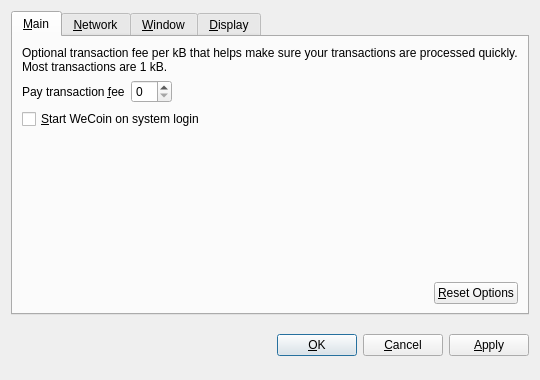
<?xml version="1.0" encoding="UTF-8"?>
<ui version="4.0">
 <class>OptionsDialog</class>
 <widget class="QDialog" name="OptionsDialog">
  <property name="geometry">
   <rect>
    <x>0</x>
    <y>0</y>
    <width>540</width>
    <height>380</height>
   </rect>
  </property>
  <property name="windowTitle">
   <string>Options</string>
  </property>
  <property name="modal">
   <bool>true</bool>
  </property>
  <layout class="QVBoxLayout" name="verticalLayout">
   <item>
    <widget class="QTabWidget" name="tabWidget">
     <property name="tabPosition">
      <enum>QTabWidget::North</enum>
     </property>
     <property name="currentIndex">
      <number>0</number>
     </property>
     <widget class="QWidget" name="tabMain">
      <attribute name="title">
       <string>&amp;Main</string>
      </attribute>
      <layout class="QVBoxLayout" name="verticalLayout_Main">
       <item>
        <widget class="QLabel" name="transactionFeeInfoLabel">
         <property name="text">
          <string>Optional transaction fee per kB that helps make sure your transactions are processed quickly. Most transactions are 1 kB.</string>
         </property>
         <property name="textFormat">
          <enum>Qt::PlainText</enum>
         </property>
         <property name="wordWrap">
          <bool>true</bool>
         </property>
        </widget>
       </item>
       <item>
        <layout class="QHBoxLayout" name="horizontalLayout_1_Main">
         <item>
          <widget class="QLabel" name="transactionFeeLabel">
           <property name="text">
            <string>Pay transaction &amp;fee</string>
           </property>
           <property name="textFormat">
            <enum>Qt::PlainText</enum>
           </property>
           <property name="buddy">
            <cstring>transactionFee</cstring>
           </property>
          </widget>
         </item>
         <item>
          <widget class="BitcoinAmountField" name="transactionFee"/>
         </item>
         <item>
          <spacer name="horizontalSpacer_1_Main">
           <property name="orientation">
            <enum>Qt::Horizontal</enum>
           </property>
           <property name="sizeHint" stdset="0">
            <size>
             <width>40</width>
             <height>20</height>
            </size>
           </property>
          </spacer>
         </item>
        </layout>
       </item>
       <item>
        <widget class="QCheckBox" name="bitcoinAtStartup">
         <property name="toolTip">
          <string>Automatically start WeCoin after logging in to the system.</string>
         </property>
         <property name="text">
          <string>&amp;Start WeCoin on system login</string>
         </property>
        </widget>
       </item>
       <item>
        <spacer name="verticalSpacer_Main">
         <property name="orientation">
          <enum>Qt::Vertical</enum>
         </property>
         <property name="sizeHint" stdset="0">
          <size>
           <width>20</width>
           <height>40</height>
          </size>
         </property>
        </spacer>
       </item>
       <item>
        <layout class="QHBoxLayout" name="horizontalLayout_2_Main">
         <item>
          <spacer name="horizontalSpacer_2_Main">
           <property name="orientation">
            <enum>Qt::Horizontal</enum>
           </property>
           <property name="sizeHint" stdset="0">
            <size>
             <width>40</width>
             <height>20</height>
            </size>
           </property>
          </spacer>
         </item>
         <item>
          <widget class="QPushButton" name="resetButton">
           <property name="toolTip">
            <string>Reset all client options to default.</string>
           </property>
           <property name="text">
            <string>&amp;Reset Options</string>
           </property>
           <property name="autoDefault">
            <bool>false</bool>
           </property>
          </widget>
         </item>
        </layout>
       </item>
      </layout>
     </widget>
     <widget class="QWidget" name="tabNetwork">
      <attribute name="title">
       <string>&amp;Network</string>
      </attribute>
      <layout class="QVBoxLayout" name="verticalLayout_Network">
       <item>
        <widget class="QCheckBox" name="mapPortUpnp">
         <property name="toolTip">
          <string>Automatically open the WeCoin client port on the router. This only works when your router supports UPnP and it is enabled.</string>
         </property>
         <property name="text">
          <string>Map port using &amp;UPnP</string>
         </property>
        </widget>
       </item>
       <item>
        <widget class="QCheckBox" name="connectSocks">
         <property name="toolTip">
          <string>Connect to the WeCoin network through a SOCKS proxy (e.g. when connecting through Tor).</string>
         </property>
         <property name="text">
          <string>&amp;Connect through SOCKS proxy:</string>
         </property>
        </widget>
       </item>
       <item>
        <layout class="QHBoxLayout" name="horizontalLayout_Network">
         <item>
          <widget class="QLabel" name="proxyIpLabel">
           <property name="text">
            <string>Proxy &amp;IP:</string>
           </property>
           <property name="textFormat">
            <enum>Qt::PlainText</enum>
           </property>
           <property name="buddy">
            <cstring>proxyIp</cstring>
           </property>
          </widget>
         </item>
         <item>
          <widget class="QValidatedLineEdit" name="proxyIp">
           <property name="maximumSize">
            <size>
             <width>140</width>
             <height>16777215</height>
            </size>
           </property>
           <property name="toolTip">
            <string>IP address of the proxy (e.g. 127.0.0.1)</string>
           </property>
          </widget>
         </item>
         <item>
          <widget class="QLabel" name="proxyPortLabel">
           <property name="text">
            <string>&amp;Port:</string>
           </property>
           <property name="textFormat">
            <enum>Qt::PlainText</enum>
           </property>
           <property name="buddy">
            <cstring>proxyPort</cstring>
           </property>
          </widget>
         </item>
         <item>
          <widget class="QLineEdit" name="proxyPort">
           <property name="maximumSize">
            <size>
             <width>55</width>
             <height>16777215</height>
            </size>
           </property>
           <property name="toolTip">
            <string>Port of the proxy (e.g. 9050)</string>
           </property>
          </widget>
         </item>
         <item>
          <widget class="QLabel" name="socksVersionLabel">
           <property name="text">
            <string>SOCKS &amp;Version:</string>
           </property>
           <property name="textFormat">
            <enum>Qt::PlainText</enum>
           </property>
           <property name="buddy">
            <cstring>socksVersion</cstring>
           </property>
          </widget>
         </item>
         <item>
          <widget class="QValueComboBox" name="socksVersion">
           <property name="toolTip">
            <string>SOCKS version of the proxy (e.g. 5)</string>
           </property>
          </widget>
         </item>
         <item>
          <spacer name="horizontalSpacer_Network">
           <property name="orientation">
            <enum>Qt::Horizontal</enum>
           </property>
           <property name="sizeHint" stdset="0">
            <size>
             <width>40</width>
             <height>20</height>
            </size>
           </property>
          </spacer>
         </item>
        </layout>
       </item>
       <item>
        <spacer name="verticalSpacer_Network">
         <property name="orientation">
          <enum>Qt::Vertical</enum>
         </property>
         <property name="sizeHint" stdset="0">
          <size>
           <width>20</width>
           <height>40</height>
          </size>
         </property>
        </spacer>
       </item>
      </layout>
     </widget>
     <widget class="QWidget" name="tabWindow">
      <attribute name="title">
       <string>&amp;Window</string>
      </attribute>
      <layout class="QVBoxLayout" name="verticalLayout_Window">
       <item>
        <widget class="QCheckBox" name="minimizeToTray">
         <property name="toolTip">
          <string>Show only a tray icon after minimizing the window.</string>
         </property>
         <property name="text">
          <string>&amp;Minimize to the tray instead of the taskbar</string>
         </property>
        </widget>
       </item>
       <item>
        <widget class="QCheckBox" name="minimizeOnClose">
         <property name="toolTip">
          <string>Minimize instead of exit the application when the window is closed. When this option is enabled, the application will be closed only after selecting Quit in the menu.</string>
         </property>
         <property name="text">
          <string>M&amp;inimize on close</string>
         </property>
        </widget>
       </item>
       <item>
        <spacer name="verticalSpacer_Window">
         <property name="orientation">
          <enum>Qt::Vertical</enum>
         </property>
         <property name="sizeHint" stdset="0">
          <size>
           <width>20</width>
           <height>40</height>
          </size>
         </property>
        </spacer>
       </item>
      </layout>
     </widget>
     <widget class="QWidget" name="tabDisplay">
      <attribute name="title">
       <string>&amp;Display</string>
      </attribute>
      <layout class="QVBoxLayout" name="verticalLayout_Display">
       <item>
        <layout class="QHBoxLayout" name="horizontalLayout_1_Display">
         <item>
          <widget class="QLabel" name="langLabel">
           <property name="text">
            <string>User Interface &amp;language:</string>
           </property>
           <property name="textFormat">
            <enum>Qt::PlainText</enum>
           </property>
           <property name="buddy">
            <cstring>lang</cstring>
           </property>
          </widget>
         </item>
         <item>
          <widget class="QValueComboBox" name="lang">
           <property name="toolTip">
            <string>The user interface language can be set here. This setting will take effect after restarting WeCoin.</string>
           </property>
          </widget>
         </item>
        </layout>
       </item>
       <item>
        <layout class="QHBoxLayout" name="horizontalLayout_2_Display">
         <item>
          <widget class="QLabel" name="unitLabel">
           <property name="text">
            <string>&amp;Unit to show amounts in:</string>
           </property>
           <property name="textFormat">
            <enum>Qt::PlainText</enum>
           </property>
           <property name="buddy">
            <cstring>unit</cstring>
           </property>
          </widget>
         </item>
         <item>
          <widget class="QValueComboBox" name="unit">
           <property name="toolTip">
            <string>Choose the default subdivision unit to show in the interface and when sending coins.</string>
           </property>
          </widget>
         </item>
        </layout>
       </item>
       <item>
        <widget class="QCheckBox" name="displayAddresses">
         <property name="toolTip">
          <string>Whether to show WeCoin addresses in the transaction list or not.</string>
         </property>
         <property name="text">
          <string>&amp;Display addresses in transaction list</string>
         </property>
        </widget>
       </item>
       <item>
        <spacer name="verticalSpacer_Display">
         <property name="orientation">
          <enum>Qt::Vertical</enum>
         </property>
         <property name="sizeHint" stdset="0">
          <size>
           <width>20</width>
           <height>40</height>
          </size>
         </property>
        </spacer>
       </item>
      </layout>
     </widget>
    </widget>
   </item>
   <item>
    <layout class="QHBoxLayout" name="horizontalLayout_Buttons">
     <item>
      <spacer name="horizontalSpacer_1">
       <property name="orientation">
        <enum>Qt::Horizontal</enum>
       </property>
       <property name="sizeHint" stdset="0">
        <size>
         <width>40</width>
         <height>48</height>
        </size>
       </property>
      </spacer>
     </item>
     <item>
      <widget class="QLabel" name="statusLabel">
       <property name="font">
        <font>
         <weight>75</weight>
         <bold>true</bold>
        </font>
       </property>
       <property name="text">
        <string/>
       </property>
       <property name="textFormat">
        <enum>Qt::PlainText</enum>
       </property>
       <property name="wordWrap">
        <bool>true</bool>
       </property>
      </widget>
     </item>
     <item>
      <spacer name="horizontalSpacer_2">
       <property name="orientation">
        <enum>Qt::Horizontal</enum>
       </property>
       <property name="sizeHint" stdset="0">
        <size>
         <width>40</width>
         <height>48</height>
        </size>
       </property>
      </spacer>
     </item>
     <item>
      <widget class="QPushButton" name="okButton">
       <property name="text">
        <string>&amp;OK</string>
       </property>
      </widget>
     </item>
     <item>
      <widget class="QPushButton" name="cancelButton">
       <property name="text">
        <string>&amp;Cancel</string>
       </property>
       <property name="autoDefault">
        <bool>false</bool>
       </property>
      </widget>
     </item>
     <item>
      <widget class="QPushButton" name="applyButton">
       <property name="text">
        <string>&amp;Apply</string>
       </property>
       <property name="autoDefault">
        <bool>false</bool>
       </property>
      </widget>
     </item>
    </layout>
   </item>
  </layout>
 </widget>
 <customwidgets>
  <customwidget>
   <class>BitcoinAmountField</class>
   <extends>QSpinBox</extends>
   <header>bitcoinamountfield.h</header>
  </customwidget>
  <customwidget>
   <class>QValueComboBox</class>
   <extends>QComboBox</extends>
   <header>qvaluecombobox.h</header>
  </customwidget>
  <customwidget>
   <class>QValidatedLineEdit</class>
   <extends>QLineEdit</extends>
   <header>qvalidatedlineedit.h</header>
  </customwidget>
 </customwidgets>
 <resources/>
 <connections/>
</ui>
